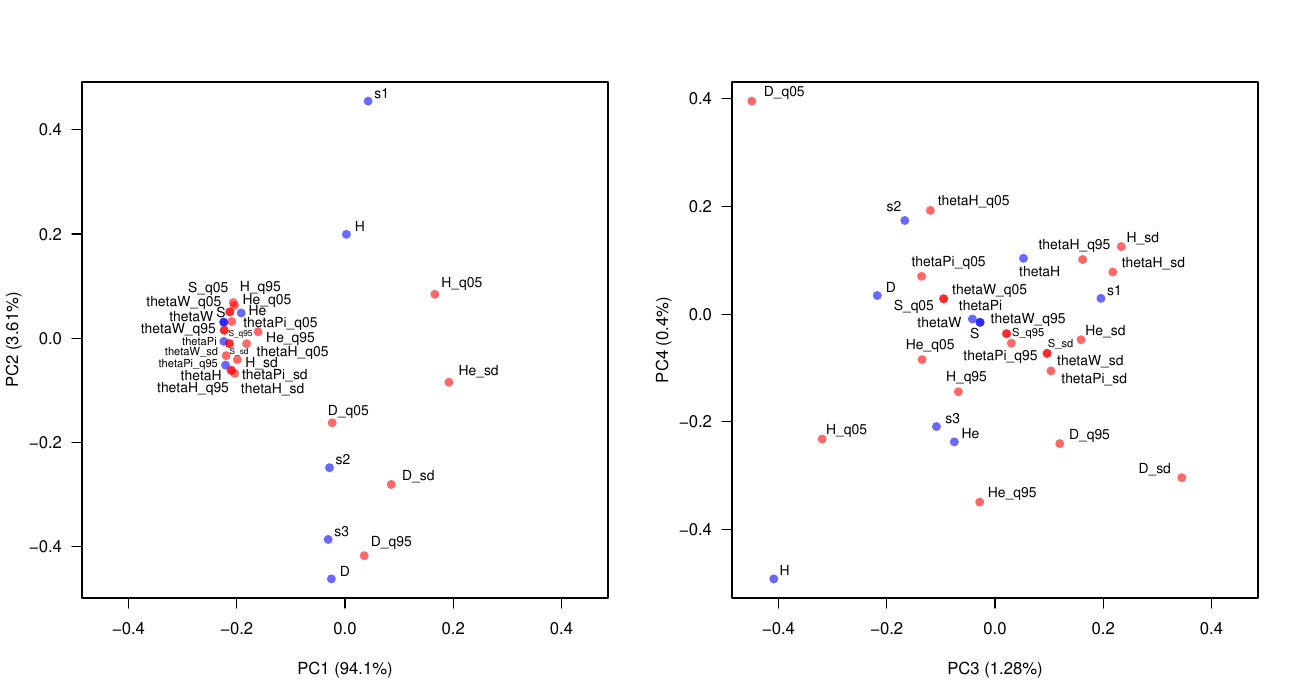

Recreate this plot in R.
#pdf("F2_PCAsumstats1234.pdf", width = 13, height = 7)
#setEPS()
#postscript("F2_PCAsumstats1234.eps", width = 13, height = 7)

type <- 'bnm1234'

if (type == 'all') {
	data <- read.table("PCAsumstats2_bnm.txt", header = F)
	contr <- read.table("PCAcontributions.txt", header = F)

	meanCol = rgb(0, 0, 255, 150, maxColorValue = 255)
	q95Col = rgb(255, 0, 0, 150, maxColorValue = 255)
	q05Col = rgb(255, 0, 0, 150, maxColorValue = 255)
	sdCol = rgb(255, 0, 0, 150, maxColorValue = 255)

	colors = c(meanCol, sdCol, q05Col, q95Col, 
			meanCol, sdCol, q05Col, q95Col, 
			meanCol, sdCol, q05Col, q95Col, 
			meanCol, sdCol, q05Col, q95Col, 
			meanCol, sdCol, q05Col, q95Col, 
			meanCol, sdCol, q05Col, q95Col, 
			meanCol, sdCol, q05Col, q95Col, 
			meanCol, meanCol, meanCol)

	plot(data$V2, data$V3, main = "", las = 1,
		xlab = paste("PC1 (", round(contr[1] * 100, digits = 1), "%)", sep = ""), 
		ylab = paste("PC2 (", round(contr[2] * 100, digits = 1), "%)", sep = ""), 
		xlim = c(-.3, .3), ylim = c(-.5, .5), 
		col = colors, pch = 16, cex = 1.2)


	pointNames <- c('thetaW', 'thetaW_sd', 'thetaW_q05', 'thetaW_q95', 
				'thetaPi', 'thetaPi_sd', 'thetaPi_q05', 'thetaPi_q95', 
				'thetaH', 'thetaH_sd', 'thetaH_q05', 'thetaH_q95', 
				'He', 'He_sd', 'He_q05', 'He_q95', 
				'S', 'S_sd', 'S_q05', 'S_q95',
				'D', 'D_sd', 'D_q05', 'D_q95', 
				'H', 'H_sd', 'H_q05', 'H_q95', 
				's1', 's2', 's3')
				
	textcex <- c(.85, .7, .85, .85, 
			.7, .85, .85, .7,
			.85, .85, .85, .85,
			.85, .85, .85, .85,
			.85, .65, .85, .65,
			.85, .85, .85, .85,
			.85, .85, .85, .85, 
			.85, .85, .85)
				
	Xcorrection <- c(-0.032, -0.045, -0.053, -0.05, 
				-0.028, 0.053, 0.05, -0.043, 
				-0.029, 0.03, 0.045, -0.045, 
				0.017, 0.03, 0.039, 0.037, 
				0.001, 0.018, -0.03, 0.03, 
				0.015, 0.03, 0.03, 0.027, 
				0.015, 0.025, 0.03, 0.016, 
				0.015, 0.015, 0.015)
				
	Ycorrection <- c(0.012, -0.017, 0.018, 0, 
				0, -0.01, -0.006, -0.015, 
				-0.02, -0.03, -0.017, -0.036, 
				0.0, 0.02, 0.008, -0.014, 
				0.019, -0.013, 0.045, -0.0086, 
				0.015, 0.015, 0.02, 0.025, 
				0.015, -0.007, 0.02, 0.029, 
				0.015, 0.015, 0.015)
				
	text(data$V2 + Xcorrection, data$V3 + Ycorrection, labels = data$V1, cex = textcex)#, cx = .85)
} else if (type == 'bnm') {
	data <- read.table("PCAsumstats2_bnm.txt", header = F)
	plot(data$V2, data$V3)
} else if (type == 'snm') {
	data <- read.table("PCAsumstats2_snm.txt", header = F)
	
	meanCol = rgb(0, 0, 255, 150, maxColorValue = 255)
	q95Col = rgb(255, 0, 0, 150, maxColorValue = 255)
	q05Col = rgb(255, 0, 0, 150, maxColorValue = 255)
	sdCol = rgb(255, 0, 0, 150, maxColorValue = 255)

	colors = c(meanCol, sdCol, q05Col, q95Col, 
			meanCol, sdCol, q05Col, q95Col, 
			meanCol, sdCol, q05Col, q95Col, 
			meanCol, sdCol, q05Col, q95Col, 
			meanCol, sdCol, q05Col, q95Col, 
			meanCol, sdCol, q05Col, q95Col, 
			meanCol, sdCol, q05Col, q95Col, 
			meanCol, meanCol, meanCol)
	plot(data$V2, data$V3, col = colors, pch = 16, cex = 1.2)
	text(data$V2, data$V3, labels = data$V1)#, cex = textcex)#, cx = .85)
} else if (type == 'bnm1234') {
    
    par(mfrow = c(1, 2))
	
    data <- read.table("data/PCAsumstats2_bnm4pcs.txt", header = F)
    contr <- read.table("data/PCcontrBNM.txt", header = F)
    contrPC1 <- round(contr$V1[1] * 100, digits = 2)
    contrPC2 <- round(contr$V1[2] * 100, digits = 2)
    contrPC3 <- round(contr$V1[3] * 100, digits = 2)
    contrPC4 <- round(contr$V1[4] * 100, digits = 2)
    
	#meanCol = rgb(0, 0, 255, 150, maxColorValue = 255)
	#q95Col = rgb(255, 0, 0, 150, maxColorValue = 255)
	#q05Col = rgb(255, 0, 0, 150, maxColorValue = 255)
	#sdCol = rgb(255, 0, 0, 150, maxColorValue = 255)
    meanCol = "steelblue"
    q95Col = "tomato3"
    q05Col = "tomato3"
    sdCol = "tomato3"

	colors = c(meanCol, sdCol, q05Col, q95Col, 
			meanCol, sdCol, q05Col, q95Col, 
			meanCol, sdCol, q05Col, q95Col, 
			meanCol, sdCol, q05Col, q95Col, 
			meanCol, sdCol, q05Col, q95Col, 
			meanCol, sdCol, q05Col, q95Col, 
			meanCol, sdCol, q05Col, q95Col, 
			meanCol, meanCol, meanCol)
			
	pointNames <- c('thetaW', 'thetaW_sd', 'thetaW_q05', 'thetaW_q95', 
				'thetaPi', 'thetaPi_sd', 'thetaPi_q05', 'thetaPi_q95', 
				'thetaH', 'thetaH_sd', 'thetaH_q05', 'thetaH_q95', 
				'He', 'He_sd', 'He_q05', 'He_q95', 
				'S', 'S_sd', 'S_q05', 'S_q95',
				'D', 'D_sd', 'D_q05', 'D_q95', 
				'H', 'H_sd', 'H_q05', 'H_q95', 
				's1', 's2', 's3')
				
    textcex12 <- c(.85, .7, .85, .85, 
			.7, .85, .85, .7,
			.85, .85, .85, .85,
			.85, .85, .85, .85,
			.85, .5, .85, .5,
			.85, .85, .85, .85,
			.85, .85, .85, .85, 
			.85, .85, .85)
				
	Xcorrection12 <- c(-0.06, -0.07, -0.085, -0.085, 
				-0.045, 0.08, 0.09, -0.07, 
				-0.045, 0.07, 0.085, -0.07, 
				0.03, 0.055, 0.06, 0.06, 
				-0.005, 0.018, -0.04, 0.03, 
				0.025, 0.05, 0.03, 0.05, 
				0.025, 0.045, 0.05, 0.05, 
				0.025, 0.025, 0.025)
				
	Ycorrection12 <- c(0.01, -0.017, 0.018, 0, 
				0, -0.01, -0.005, -0.017, 
				-0.02, -0.03, -0.017, -0.036, 
				0.004, 0.02, 0.008, -0.014, 
				0.019, -0.017, 0.045, -0.0086, 
				0.015, 0.015, 0.02, 0.025, 
				0.015, -0.007, 0.02, 0.029, 
				0.015, 0.015, 0.015)

    pointNames <- c('thetaW', 'thetaW_sd', 'thetaW_q05', 'thetaW_q95', 
				'thetaPi', 'thetaPi_sd', 'thetaPi_q05', 'thetaPi_q95', 
				'thetaH', 'thetaH_sd', 'thetaH_q05', 'thetaH_q95', 
				'He', 'He_sd', 'He_q05', 'He_q95', 
				'S', 'S_sd', 'S_q05', 'S_q95',
				'D', 'D_sd', 'D_q05', 'D_q95', 
				'H', 'H_sd', 'H_q05', 'H_q95', 
				's1', 's2', 's3')
    
	textcex34 <- c(.85, .85, .85, .85, 
			.85, .85, .85, .85,
			.85, .85, .85, .85,
			.85, .85, .85, .85,
			.85, .65, .85, .65,
			.85, .85, .85, .85,
			.85, .85, .85, .85, 
			.85, .85, .85)
				
	Xcorrection34 <- c(-0.075, 0.08, 0.085, 0.04, 
				0.015, 0.08, 0.05, -0.02, 
				0.03, 0.075, 0.08, -0.015, 
				0.03, 0.045, 0.015, 0.06, 
				-0.01, 0.025, -0.055, 0.04, 
				0.025, -0.05, 0.06, 0.055, 
				0.02, 0.04, 0.045, 0.015, 
				0.025, -0.02, 0.03)
				
	Ycorrection34 <- c(0.0, -0.015, 0.015, 0.025, 
				0.025, -0.015, 0.025, -0.025, 
				-0.025, 0.015, 0.015, 0.025, 
				0.015, 0.015, 0.025, 0.015, 
				-0.02, 0.017, -0.015, 0.001, 
				0.015, 0.015, 0.015, 0.015, 
				0.015, 0.015, 0.015, 0.025, 
				0.015, 0.025, 0.015)
	
	plot(data$V2, data$V3, col = colors, pch = 16, cex = 1.2, xlim = c(-.45, .45), yaxt = 'n',
        xlab = paste("PC1 (", contrPC1, "%)", sep = ""), ylab = paste("PC2 (", contrPC2, "%)", sep = ""))
    axis(2, las = 2)
	text(data$V2 + Xcorrection12, data$V3 + Ycorrection12, labels = data$V1, cex = textcex12)
    
    plot(data$V4, data$V5, col = colors, pch = 16, cex = 1.2, xlim = c(-.45, .45), yaxt = 'n',
        xlab = paste("PC3 (", contrPC3, "%)", sep = ""), ylab = paste("PC4 (", contrPC4, "%)", sep = ""))
    axis(2, las = 2)
	text(data$V4 + Xcorrection34, data$V5 + Ycorrection34, labels = data$V1, cex = textcex34)
}

#dev.off()
